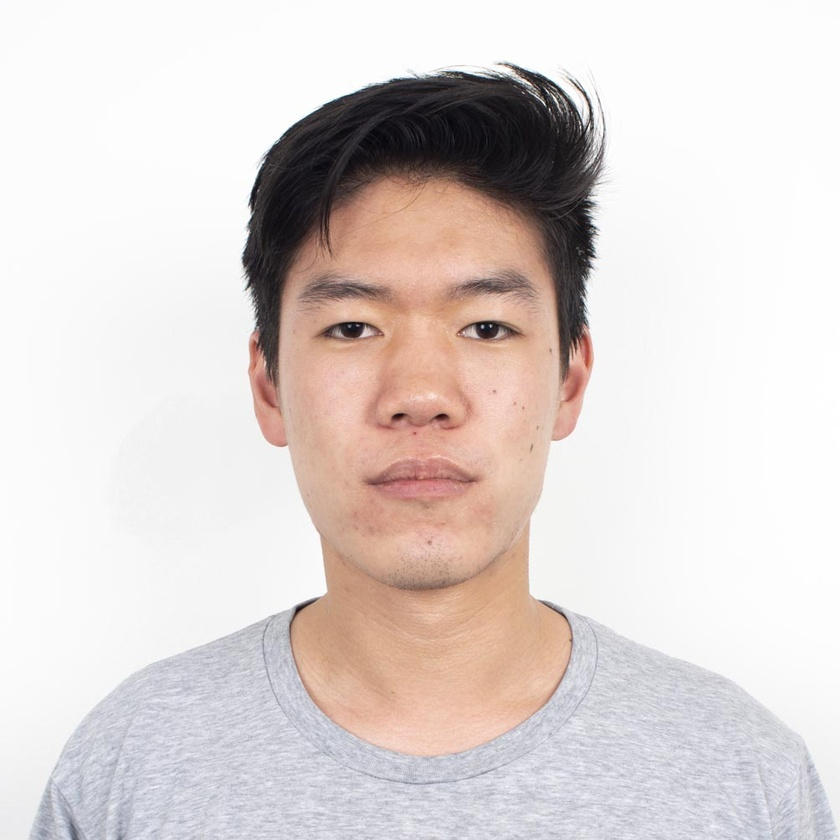
#> input picture Images/men2.jpeg, 840 x 840 px, shrunk from 1004 x 1004 before the run
$ python chp-9_face-detection.py
#> lines starting #> are read from the running program, lines starting #| are printed output that depends on the picture; after the words box and inside, x2 and y2 are one past the last pixel; in counts of white or black regions, pixels touching at a corner belong together
# FACE DETECTION
# URL: https://youtu.be/WQeoO7MI0Bs?t=6033

import cv2

file = "Images/men2.jpeg"
img = cv2.imread(file)
#> img is the input picture: shape (840, 840, 3); mean B, G, R 209.7, 212.2, 221.3

# haarcascade_frontalface_default = "venv/lib/python3.9/site-packages/cv2/data/haarcascade_frontalface_default.xml"
# haarcascade_frontalface_alt = "venv/lib/python3.9/site-packages/cv2/data/haarcascade_frontalface_alt.xml"
haarcascade_frontalface_alt2 = "venv/lib/python3.9/site-packages/cv2/data/haarcascade_frontalface_alt2.xml"
# [4 lines of commented-out code are left out]

faceCascade = cv2.CascadeClassifier(haarcascade_frontalface_alt2)

imgGray = cv2.cvtColor(img, cv2.COLOR_BGR2GRAY)
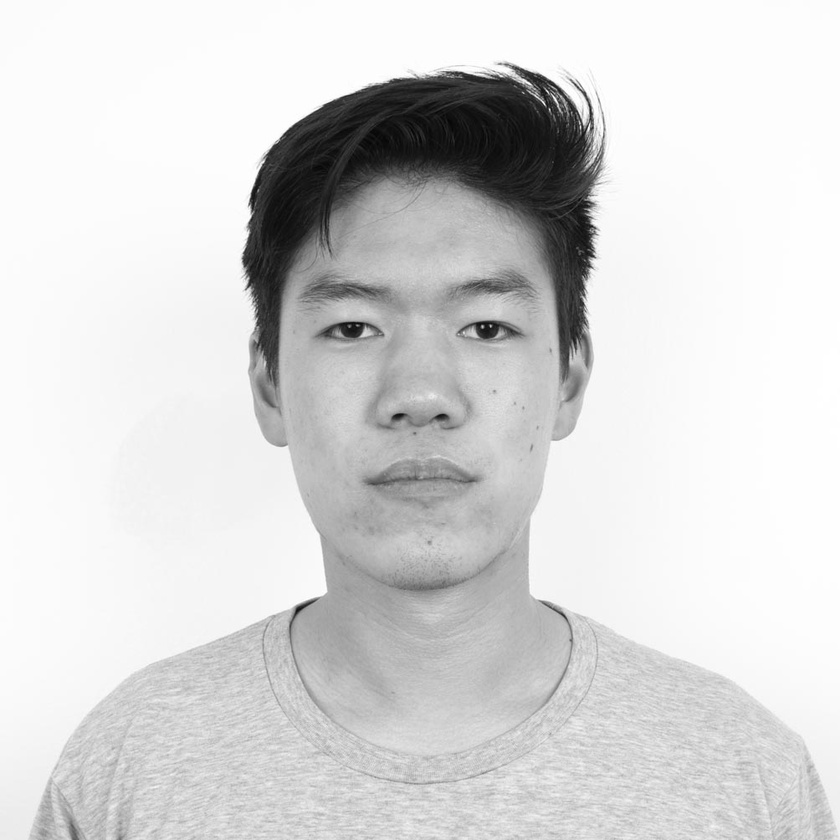
#> imgGray: shape (840, 840); min 2, max 255, mean 214.6
faces = faceCascade.detectMultiScale(imgGray, scaleFactor=1.1, minNeighbors=4)
#> faces = [[231, 179, 376, 376]]

for (x, y, w, h) in faces:
    cv2.rectangle(img=img, pt1=(x, y), pt2=(x+w, y+h), color=(0, 255, 0), thickness=2)
#> this loop made 1 pass
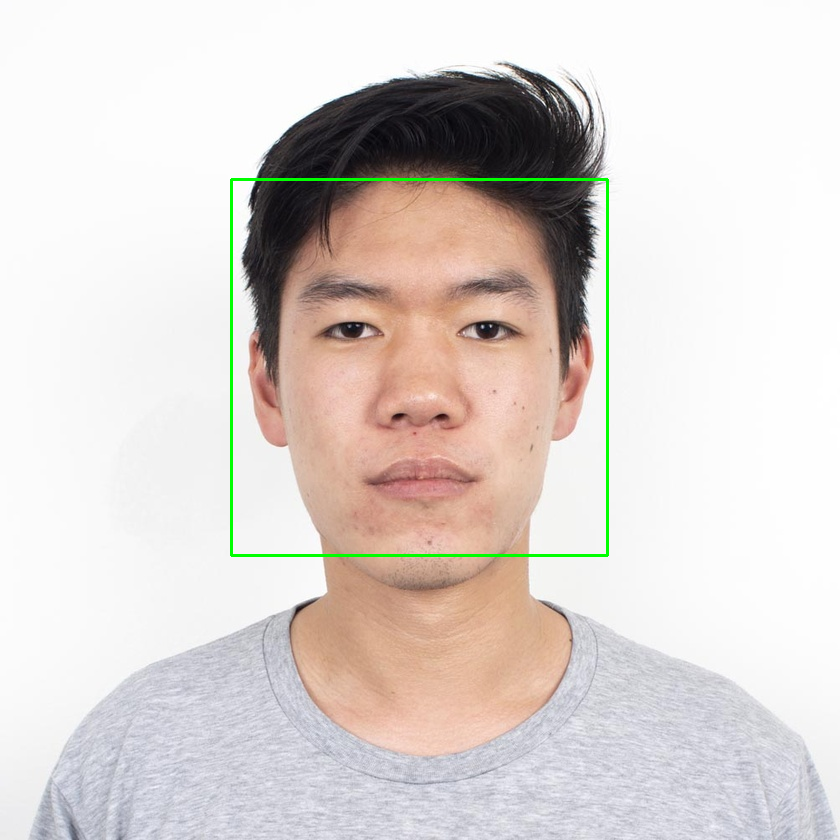
#> img: shape (840, 840, 3); 0.64% of pixels changed, all inside (x1, y1, x2, y2) = (230, 178, 609, 557)

cv2.imshow("haarcascade_frontalface_alt2.xml", img)

cv2.waitKey(0)

$ run again, with Images/cards.jpeg copied over Images/men2.jpeg
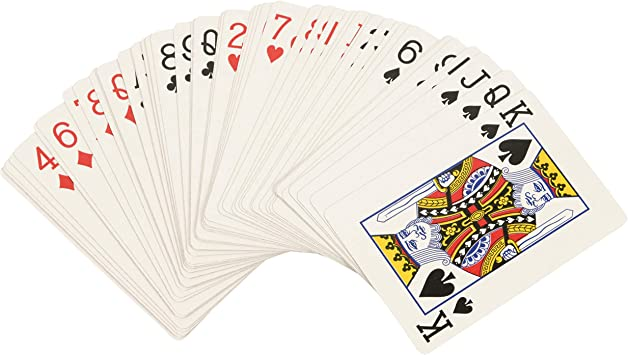
#> input picture Images/cards.jpeg, 628 x 355 px
#> img is the input picture: shape (355, 628, 3); mean B, G, R 224.9, 231.4, 236.8
#> `imgGray = cv2.cvtColor(img, cv2.COLOR_BGR2GRAY)`:
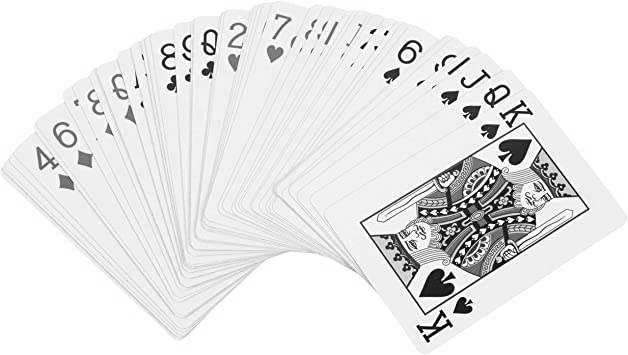
#> imgGray: shape (355, 628); min 0, max 255, mean 232.3
#> faces = ()
